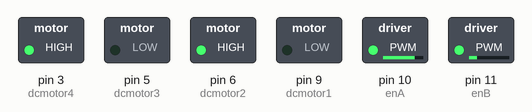
Recording of a sketch running on a simulated Arduino Uno, built with avr-gcc and run on an emulated ATmega328P. Shown: switched loads named in the sketch (green lamp = pin HIGH).

Above: at 0.1 s.
Timing chart, 0 to 1.6 s (numbered marks = the images above):
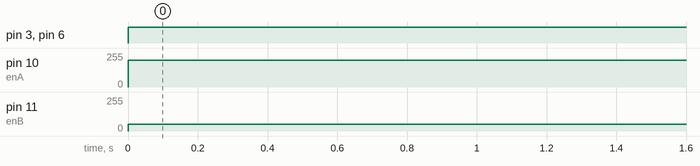

Measured:
- by itself, pin 3 (dcmotor4), pin 6 (dcmotor2): LOW → HIGH at 0.00 s
- by itself, pin 10 (enA): 0/255 → 200/255 at 0.00 s
- by itself, pin 11 (enB): 0/255 → 50/255 at 0.00 s

The sketch:

motor_test.ino
```cpp
const int dcmotor1 = 9; //number of the first motor pin
const int dcmotor2 = 6; //number of the second motor pin
const int dcmotor3 = 5; //number of the third motor pin
const int dcmotor4 = 3; //number of the 4th motor pin
const int enA = 10; //number of the enable pin A
const int enB = 11; //number of the enable pin B
void setup() {
  // put your setup code here, to run once:
  pinMode(dcmotor1, OUTPUT); //sets the first motor pin to an OUTPUT
  pinMode(dcmotor2, OUTPUT); //sets the second motor pin to an OUTPUT
  pinMode(dcmotor3, OUTPUT); //sets the third motor pin to an OUTPUT
  pinMode(dcmotor4, OUTPUT); //sets the fourth motor pin to an OUTPUT
  pinMode(enA, OUTPUT); //sets the enable pin A to an OUTPUT
  pinMode(enB, OUTPUT); //sets the enalble pin B to an OUTPUT
}

void loop() {
  // put your main code here, to run repeatedly:
  digitalWrite(dcmotor1, LOW); //moves motor
  digitalWrite(dcmotor2, HIGH); //moves motor
  analogWrite(enA, 200); //sets it to 200 microseconds almost 255=fulspeed
  digitalWrite(dcmotor3, LOW); //changes the motor direction
  digitalWrite(dcmotor4, HIGH); //changes the motor direction
  analogWrite(enB, 50); //sets it to 50 microseconds very slow!
  delay(1000); //sets the delay to 1 second before looping again

}
```
